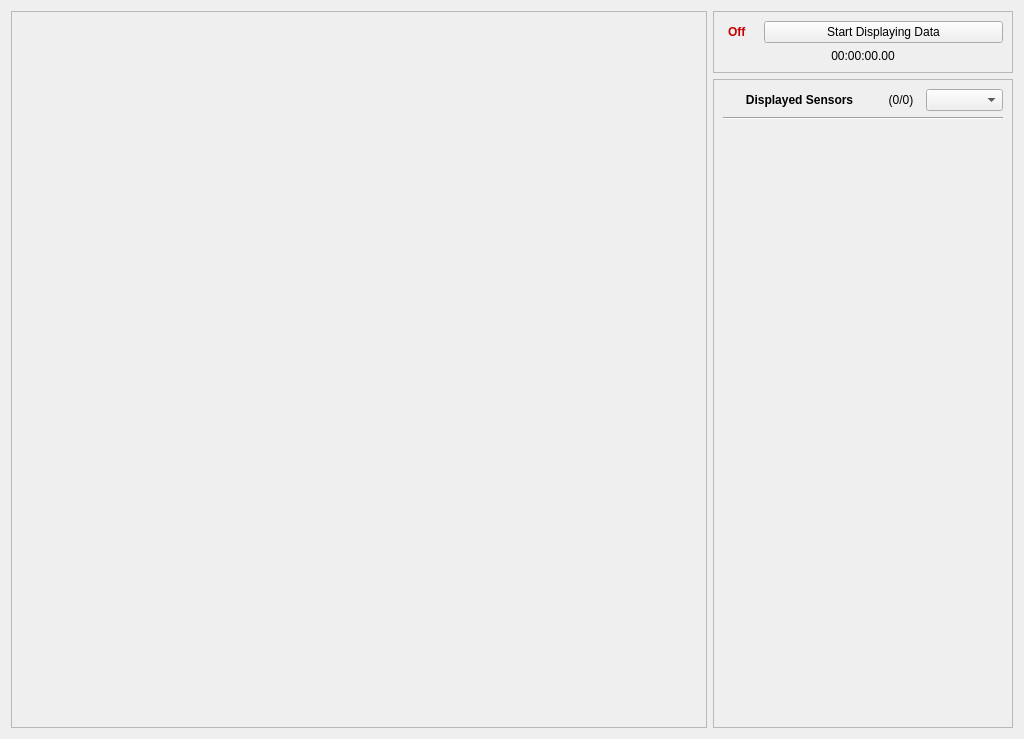
<?xml version="1.0" encoding="UTF-8"?>
<ui version="4.0">
 <class>Data_Collection</class>
 <widget class="QWidget" name="Data_Collection">
  <property name="geometry">
   <rect>
    <x>0</x>
    <y>0</y>
    <width>1024</width>
    <height>739</height>
   </rect>
  </property>
  <property name="windowTitle">
   <string>Form</string>
  </property>
  <property name="styleSheet">
   <string notr="true"/>
  </property>
  <layout class="QGridLayout" name="gridLayout">
   <item row="2" column="2">
    <widget class="QScrollArea" name="scrollable_enabledSensors">
     <property name="sizePolicy">
      <sizepolicy hsizetype="Expanding" vsizetype="Expanding">
       <horstretch>0</horstretch>
       <verstretch>0</verstretch>
      </sizepolicy>
     </property>
     <property name="minimumSize">
      <size>
       <width>300</width>
       <height>0</height>
      </size>
     </property>
     <property name="maximumSize">
      <size>
       <width>300</width>
       <height>16777215</height>
      </size>
     </property>
     <property name="styleSheet">
      <string notr="true"/>
     </property>
     <property name="widgetResizable">
      <bool>true</bool>
     </property>
     <widget class="QWidget" name="scrollAreaWidgetContents_2">
      <property name="geometry">
       <rect>
        <x>0</x>
        <y>0</y>
        <width>298</width>
        <height>648</height>
       </rect>
      </property>
      <layout class="QGridLayout" name="gridLayout_2">
       <item row="1" column="0">
        <widget class="Line" name="line_3">
         <property name="orientation">
          <enum>Qt::Horizontal</enum>
         </property>
        </widget>
       </item>
       <item row="0" column="0">
        <layout class="QHBoxLayout" name="horizontalLayout_3">
         <item>
          <widget class="QLabel" name="label_enabledSensors">
           <property name="sizePolicy">
            <sizepolicy hsizetype="Preferred" vsizetype="Preferred">
             <horstretch>4</horstretch>
             <verstretch>0</verstretch>
            </sizepolicy>
           </property>
           <property name="font">
            <font>
             <weight>75</weight>
             <bold>true</bold>
            </font>
           </property>
           <property name="text">
            <string>Displayed Sensors</string>
           </property>
           <property name="alignment">
            <set>Qt::AlignCenter</set>
           </property>
          </widget>
         </item>
         <item>
          <widget class="QLabel" name="label_active_sensor_count">
           <property name="sizePolicy">
            <sizepolicy hsizetype="Preferred" vsizetype="Preferred">
             <horstretch>1</horstretch>
             <verstretch>0</verstretch>
            </sizepolicy>
           </property>
           <property name="text">
            <string>(0/0)</string>
           </property>
           <property name="alignment">
            <set>Qt::AlignCenter</set>
           </property>
          </widget>
         </item>
         <item>
          <widget class="QComboBox" name="comboBox_graphDimension">
           <property name="sizePolicy">
            <sizepolicy hsizetype="Preferred" vsizetype="Fixed">
             <horstretch>2</horstretch>
             <verstretch>0</verstretch>
            </sizepolicy>
           </property>
           <property name="toolTip">
            <string>Graph display dimensions</string>
           </property>
           <property name="editable">
            <bool>false</bool>
           </property>
           <property name="currentText">
            <string/>
           </property>
           <property name="frame">
            <bool>true</bool>
           </property>
          </widget>
         </item>
        </layout>
       </item>
       <item row="2" column="0">
        <spacer name="verticalSpacer_2">
         <property name="orientation">
          <enum>Qt::Vertical</enum>
         </property>
         <property name="sizeHint" stdset="0">
          <size>
           <width>20</width>
           <height>40</height>
          </size>
         </property>
        </spacer>
       </item>
      </layout>
     </widget>
    </widget>
   </item>
   <item row="0" column="0" rowspan="3">
    <widget class="QScrollArea" name="scrollArea_graphs">
     <property name="styleSheet">
      <string notr="true"/>
     </property>
     <property name="widgetResizable">
      <bool>true</bool>
     </property>
     <widget class="QWidget" name="scrollAreaWidgetContents">
      <property name="geometry">
       <rect>
        <x>0</x>
        <y>0</y>
        <width>698</width>
        <height>719</height>
       </rect>
      </property>
      <property name="layoutDirection">
       <enum>Qt::LeftToRight</enum>
      </property>
     </widget>
    </widget>
   </item>
   <item row="0" column="2" rowspan="2">
    <widget class="QFrame" name="frame_displayingBox">
     <property name="styleSheet">
      <string notr="true"/>
     </property>
     <property name="frameShape">
      <enum>QFrame::StyledPanel</enum>
     </property>
     <property name="frameShadow">
      <enum>QFrame::Sunken</enum>
     </property>
     <layout class="QVBoxLayout" name="verticalLayout_2">
      <item>
       <layout class="QHBoxLayout" name="horizontalLayout">
        <item>
         <widget class="QLabel" name="indicator_onOrOff">
          <property name="minimumSize">
           <size>
            <width>35</width>
            <height>0</height>
           </size>
          </property>
          <property name="maximumSize">
           <size>
            <width>35</width>
            <height>16777215</height>
           </size>
          </property>
          <property name="font">
           <font>
            <weight>75</weight>
            <bold>true</bold>
           </font>
          </property>
          <property name="text">
           <string>&lt;html&gt;&lt;head/&gt;&lt;body&gt;&lt;p&gt;&lt;span style=&quot; color:#c70000;&quot;&gt;Off&lt;/span&gt;&lt;/p&gt;&lt;/body&gt;&lt;/html&gt;</string>
          </property>
          <property name="indent">
           <number>5</number>
          </property>
         </widget>
        </item>
        <item>
         <widget class="QPushButton" name="button_display">
          <property name="styleSheet">
           <string notr="true"/>
          </property>
          <property name="text">
           <string>Start Displaying Data</string>
          </property>
          <property name="checkable">
           <bool>true</bool>
          </property>
         </widget>
        </item>
       </layout>
      </item>
      <item>
       <widget class="QLabel" name="label_timeElapsed">
        <property name="text">
         <string>00:00:00.00</string>
        </property>
        <property name="alignment">
         <set>Qt::AlignCenter</set>
        </property>
       </widget>
      </item>
     </layout>
    </widget>
   </item>
  </layout>
 </widget>
 <resources/>
 <connections/>
</ui>
